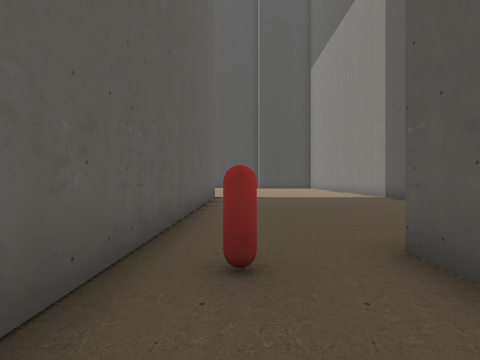
[1] (above)

24 first-person views from a walk through a Godot game level. The camera is 1.5 m above the floor, looks level and sees 90° across. The floor is counted in squares, 2 m on a side. Each view is taken from the middle of a square. On the plan, view 1 faces up. The plan holds only what a view shows up to about 9 squares ahead; the rest is blank. The place goes on beyond the plan. Some surface patterns are stand-ins.

[2]
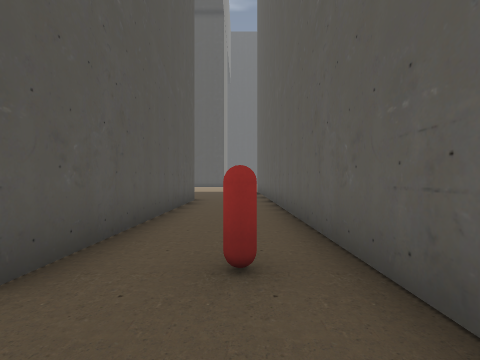

[3]
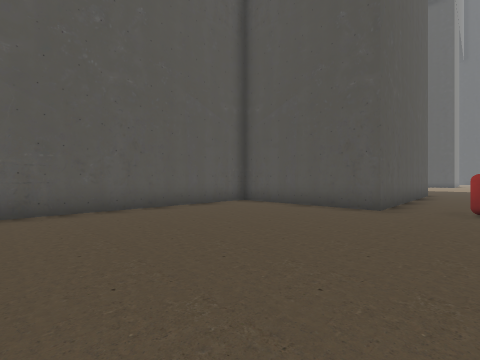

[4]
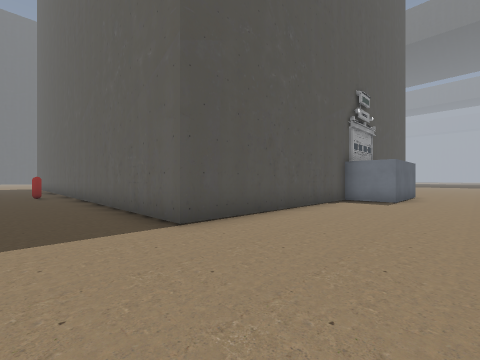

[5]
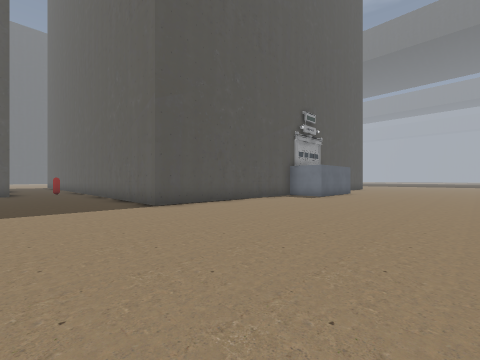

[6]
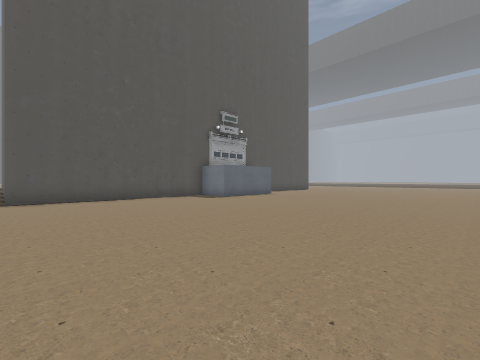

[7]
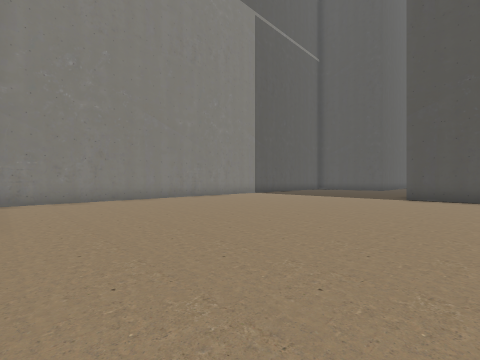

[8]
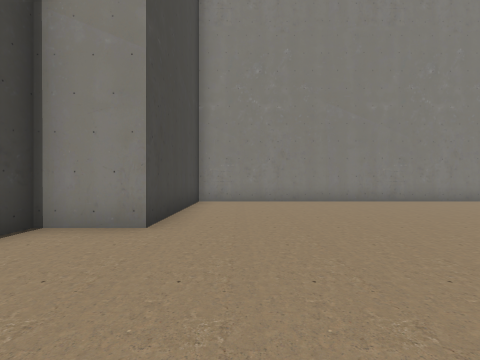

[9]
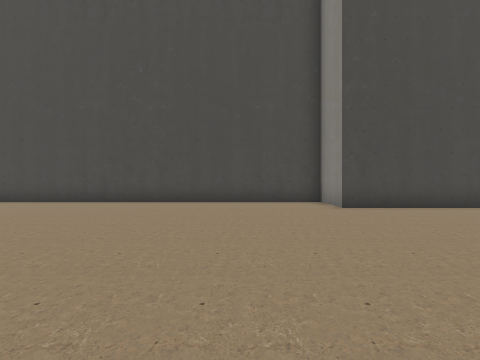

[10]
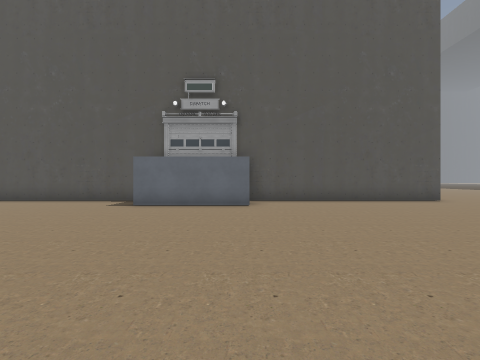

[11]
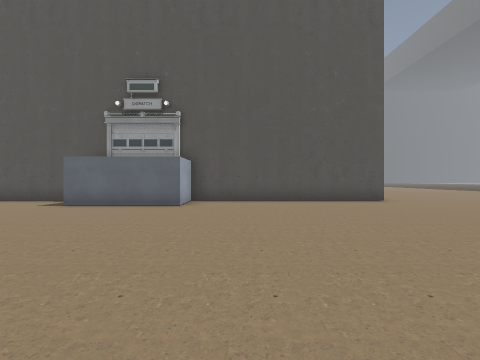

[12]
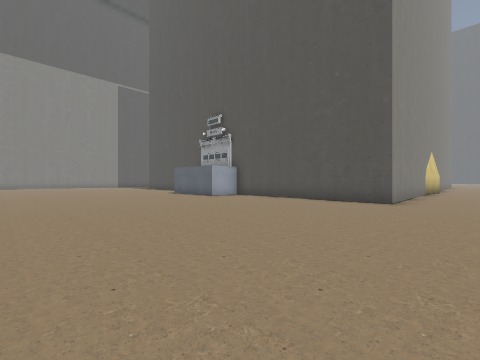

[13]
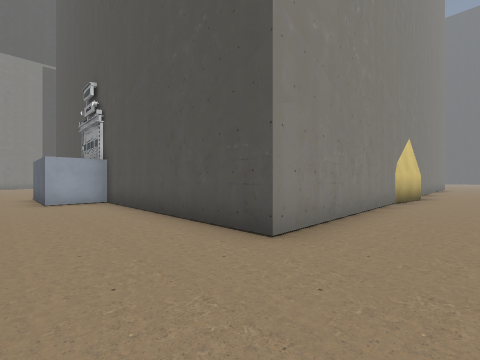

[14]
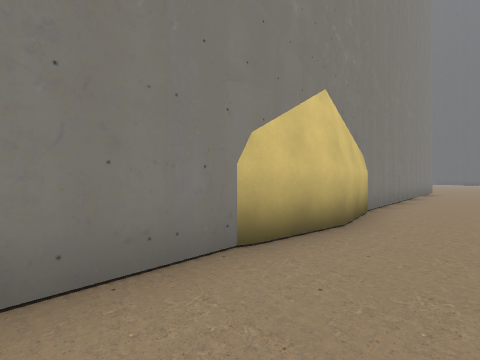

[15]
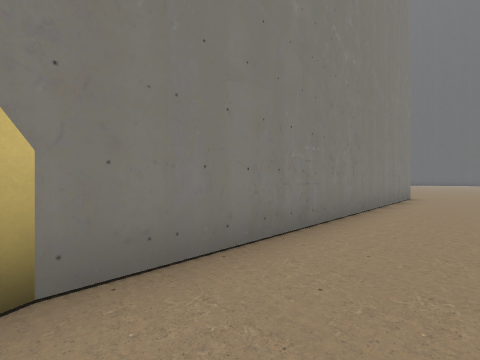

[16]
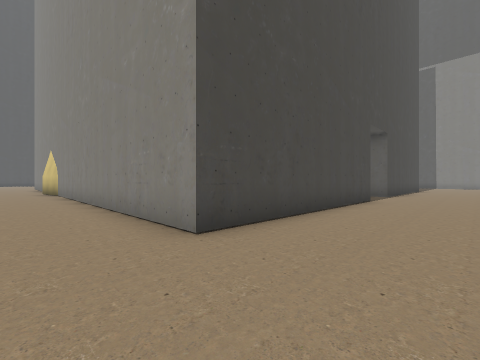

[17]
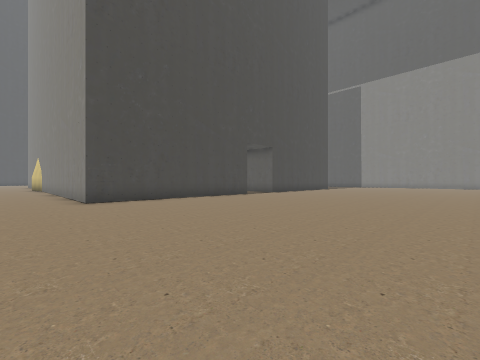

[18]
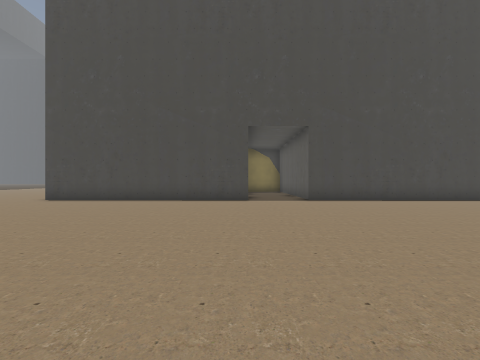

[19]
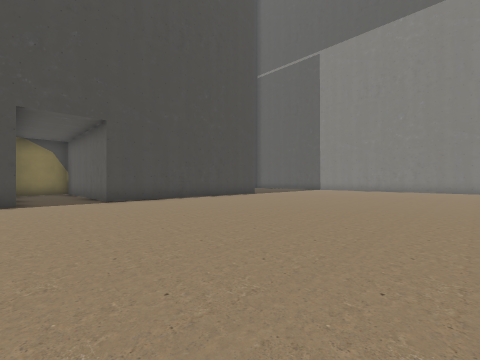

[20]
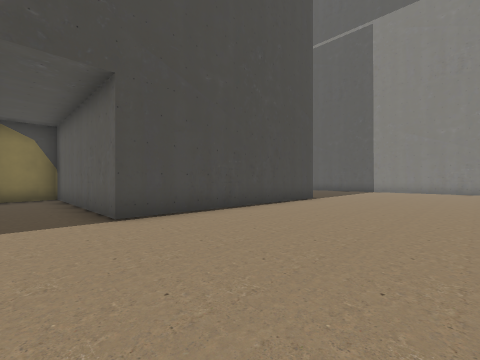

[21]
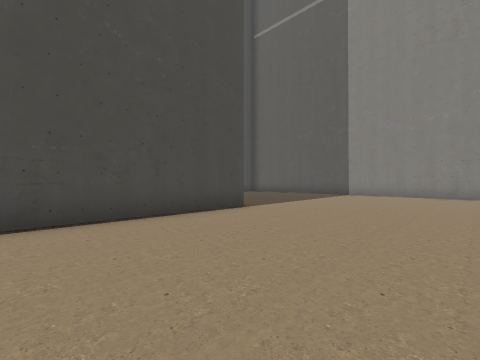

[22]
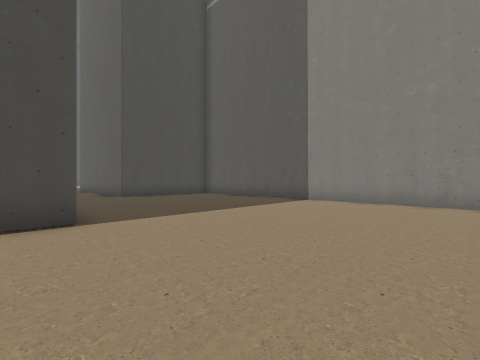

[23]
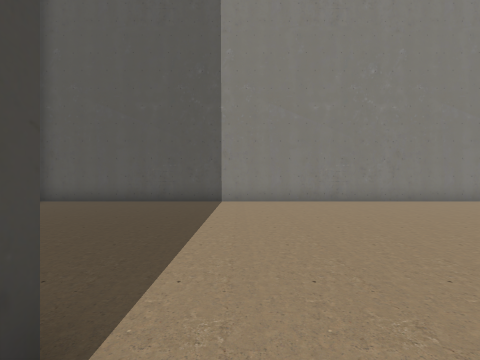

[24]
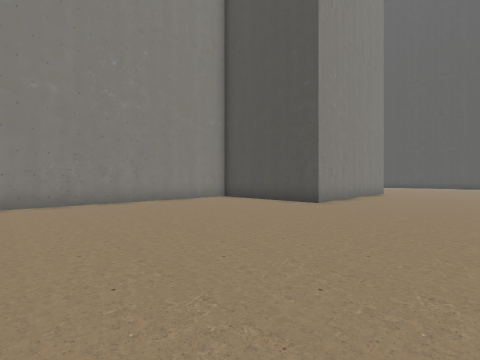

### Floor plan
Points are (right, up) in squares from view 1. A wall is a line through its corners. A room is listed if a view was taken in it or the views show most of it. See-through windows are left out.
Room 1 (views 1, 14, 15, 16, 17, 18, 19, 20, 21, 22, 23, 24)
walls: (-10.6, -11.3) (-18.1, -11.3) (-18.1, -0.1); (-1, -11.3) (-8.5, -11.3) (-8.5, -5) (-9.1, -5.2); (-9, -5.2) (-10, -5.3); (1.7, -5) (1.7, 2.5); (1.7, -23.1) (1.7, -21.3) (3.5, -21.3); (6.3, -20.4) (6.3, -5); (-18.2, 0.1) (-18.4, 2); (-1.1, 2.1) (-1.1, -4.8); (-18.5, 2) (-18.2, 3.9); (-18.1, 4.1) (-18.1, 10.5)
ways out: opening at (-19.5, 10.5) to room 2; opening at (1, 2) to room 2
Room 2 (views 2, 3, 4, 5, 6, 7, 8, 9, 10, 11, 12, 13)
walls: (6.3, 11.6) (6.3, 21.5) (1.7, 21.5) (1.7, 23.2) (-9.3, 23.2); (-18.1, 10.5) (-11.3, 10.5) (-11.3, 12.1) (-7.9, 12.1) (-7.9, 10.5) (-1.1, 10.5) (-1.1, 2.1); (1.7, 2.5) (6.3, 2.5) (6.3, 9)
ways out: opening at (-19.5, 10.5) to room 1; opening at (1, 2) to room 1

Where each view was taken, in squares from view 1:
view 1: 0 up, 0 right, facing up
view 2: 4 up, 0 right, facing down
view 3: 9 up, 0 right, facing down-right
view 4: 14 up, 1 right, facing down-left
view 5: 17 up, 2 right, facing down-left
view 6: 20 up, 1 left, facing down-left
view 7: 21 up, 3 left, facing down-right
view 8: 20 up, 2 left, facing right
view 9: 15 up, 1 left, facing up
view 10: 19 up, 11 left, facing down
view 11: 19 up, 13 left, facing down
view 12: 19 up, 20 left, facing down-right
view 13: 13 up, 20 left, facing down-right
view 14: 6 up, 20 left, facing down-right
view 15: 0 up, 20 left, facing down-right
view 16: 14 down, 20 left, facing up-right
view 17: 20 down, 20 left, facing up-right
view 18: 20 down, 11 left, facing up
view 19: 20 down, 11 left, facing up-right
view 20: 16 down, 10 left, facing up-right
view 21: 16 down, 6 left, facing up-right
view 22: 16 down, 2 left, facing up-right
view 23: 12 down, 2 left, facing right
view 24: 14 down, 2 left, facing down-right
